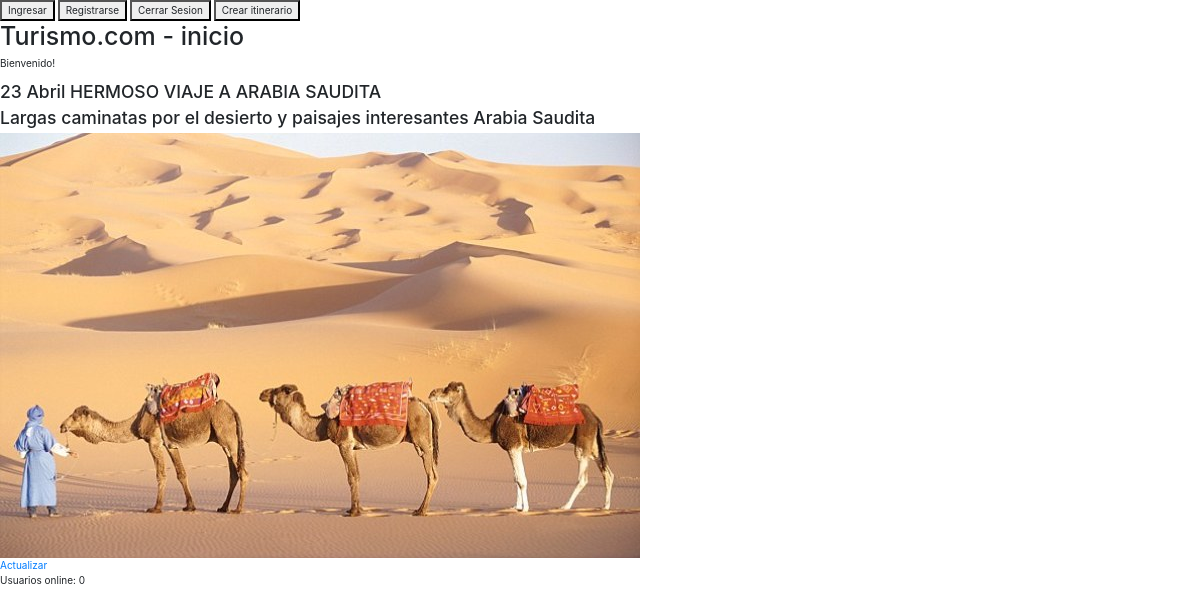
/inicio/, run on an earlier commit of the app's database.
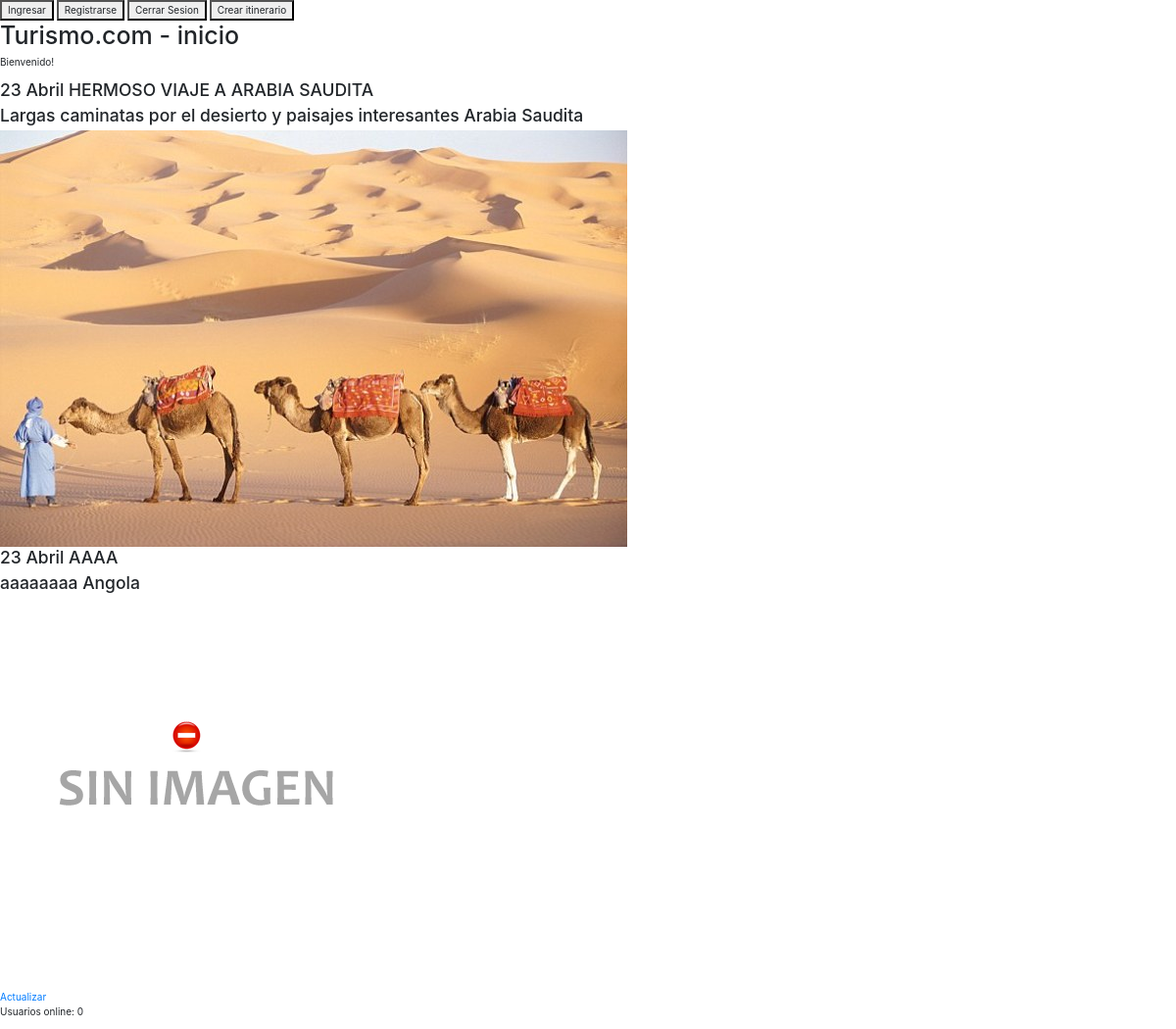
And on a later commit of the database.
### sitio/models.py (models this page shows, shortened)
class Itinerario(models.Model):
    usuario = models.ForeignKey(User, null=True, blank=True)
    titulo = models.CharField(max_length=50)
    estado = models.ForeignKey(Estado, null=True, blank=True)
    texto_general = models.CharField(max_length=1000)
    foto_general = models.ImageField(upload_to = 'sitio/imagenes/',
        default = 'sitio/imagenes/none/no-img.png')
    pais_destino = models.ForeignKey(Pais, null=True, blank=True)
    fecha = models.DateTimeField()
    fecha_salida = models.DateField()
    fecha_llegada = models.DateField()

class Pais(models.Model):
    nombre = models.CharField(max_length=50)
    def __str__(self):
        return self.nombre

### sitio/views.py (the view)
# urls.py: url(r'^inicio/$', inicio),
def inicio(request):
    itinerarios = Itinerario.objects.all()
    return render(request, 'inicio.html', {'lista_itinerarios': itinerarios})

### sitio/templates/inicio.html (shortened to what this page needs)
{% extends 'base.html' %}
{% load static %}
{% block extra_html %}
	<form style="display: inline" action="http://127.0.0.1:8000/accounts/login/" method="get">
	  <button>Ingresar</button>
	</form>
	<form style="display: inline" action="http://127.0.0.1:8000/accounts/register/" method="get">
	  <button>Registrarse</button>
	</form>
	<form style="display: inline" action="http://127.0.0.1:8000/accounts/logout/" method="get">
	  <button>Cerrar Sesion</button>
	</form>
	<form style="display: inline" action="http://127.0.0.1:8000/crear_itinerario/" method="get">
	  <button>Crear itinerario</button>
	</form>
{% endblock %}
{% block titulo %} - inicio{% endblock %}
{% block contenido %}
    <div id="lista-itinerarios">
        {% include 'lista_itinerarios.html' %}
    </div>
    <a href="#" id="actualizar-usuarios">Actualizar</a>
{% endblock %}

### sitio/templates/lista_itinerarios.html
{% for itinerario in lista_itinerarios %}
    <h3>{{ itinerario.fecha|date:"j F" }} {{ itinerario.titulo|upper }}</h3>
    <h3>{{ itinerario.texto_general }} {{ itinerario.pais_destino }}</h3>
    <img src = "{{ itinerario.foto_general.url }}" />
{% endfor %}

What changed in the data, as far as the page shows it:
added Itinerario: fecha "23 Abril", titulo "AAAA", texto_general "aaaaaaaa", pais_destino "Angola", foto_general (placeholder picture)
